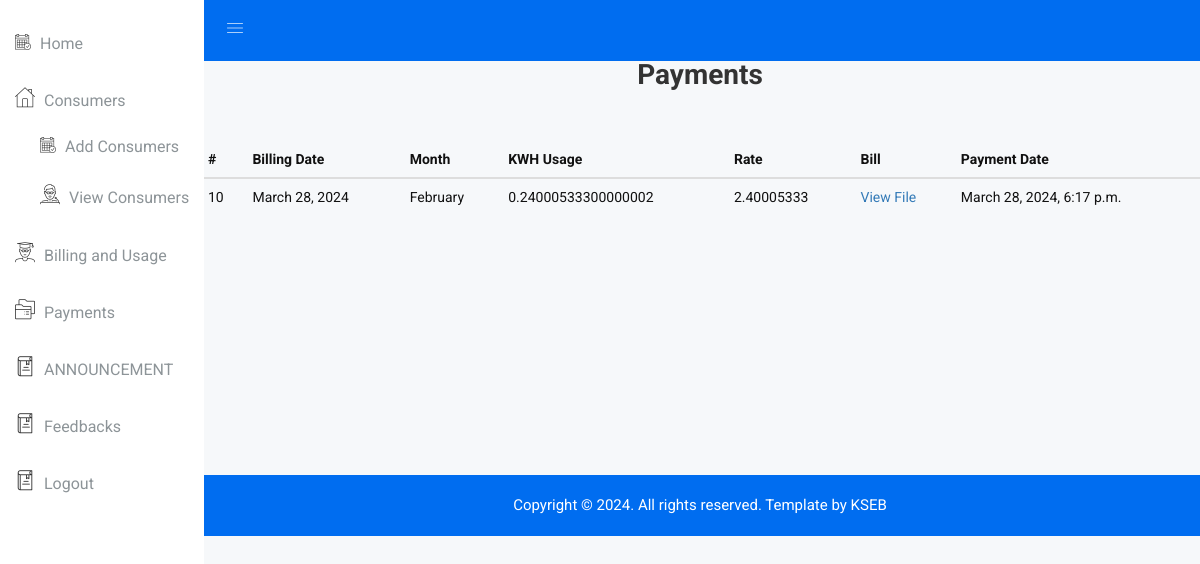
The app's page /KSEB/Payments (signed in) with its own data.
### Admin/models.py (models this page shows)
class Bill(models.Model):
    id=models.AutoField(primary_key=True)
    user=models.ForeignKey(ElectricityConsumer,on_delete=models.CASCADE)
    kwh=models.CharField(max_length=25)
    rate=models.FloatField()
    month=models.CharField(max_length=25)
    BillGenerationdate = models.DateField(auto_now_add=True)
    paymentDate=models.DateTimeField(auto_now=True,blank=True)
    file=models.FileField(upload_to ='uploads/bills', blank=True)
    status=models.IntegerField()

### KSEB/views.py (the view)
# urls.py: path('Payments',views.Payments,name="Payments"),
def Payments(request):
    Bills = Bill.objects.filter(user__office_id=request.session["id"])
    return render(request, 'KSEB/Payments.html',{"bills":Bills})

### templates/KSEB/Payments.html
{% extends "KSEB/index.html" %}
{% block content %}
<div class="content-wrapper">
<CENTER>
    <H1> Payments  </H1>
</CENTER>
<br>
<br>
<table class="table" id="consumersTable" style="color: rgb(17, 17, 17);">
    <thead>
        <tr>
            <th>#</th>
            <th>Billing Date</th>
            <th>Month</th>
            <th>KWH Usage</th>
            <th>Rate</th>
            <th>Bill</th>
            <th>Payment Date</th>
        </tr>
    </thead>
    <tbody>
        {% for consumer in bills %}
        {% if consumer.status == 1 %}
        <tr>
            <td>{{ consumer.id }}</td>
            <td>{{ consumer.BillGenerationdate }}</td>
            <td>{{ consumer.month }}</td>
            <td>{{ consumer.kwh }}</td>
            <td>{{ consumer.rate }}</td>
            <td><a href="{{ consumer.file.url }}" target="_blank">View File</a></td>
            <td>{{ consumer.paymentDate }}</td>
        </tr>
        {% endif %}
        {% endfor %}
    </tbody>
</table>
<br>
<br>
<br>
<br><br>
<br>
<br>
<br><br>
<br>
<br>
<br>
{% endblock %}

### static/css/main.css (style rules this page uses)
html { color: #222; font-size: 1em; line-height: 1.4; }

### records on screen
Bill: id "10", BillGenerationdate "March 28, 2024", month "February", kwh "0.24000533300000002", rate "2.40005333", paymentDate "March 28, 2024, 6:17 p.m."
